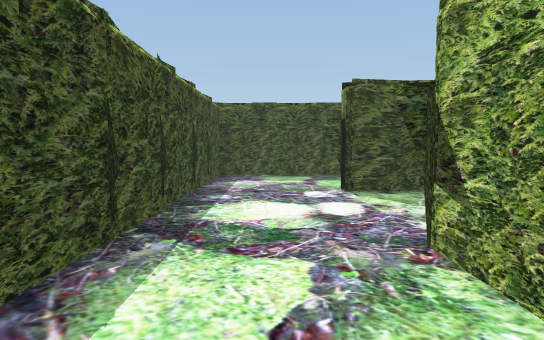
view 1 (above)

24 first-person views from a walk through a scene from a Unity 3-D project. The camera is 1.2 m above the floor, tilts 4° down and sees 75° across. The floor is counted in squares, 1 m on a side. Each view is taken from the middle of a square. On the plan, view 1 faces up. The plan holds only what a view shows up to about 14 squares ahead; the rest is blank. The place goes on beyond the plan. The player is left out.

view 2
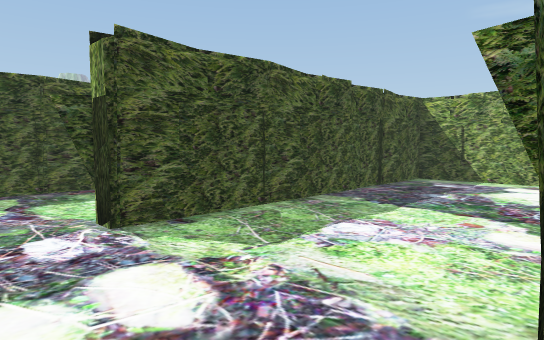

view 3
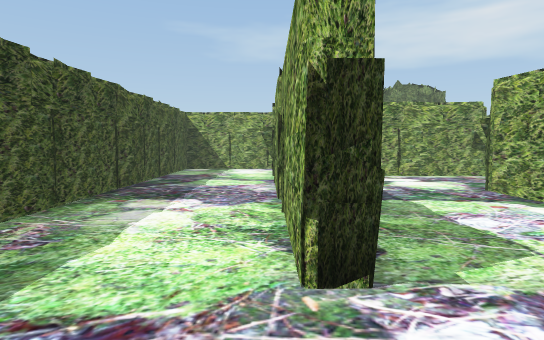

view 4
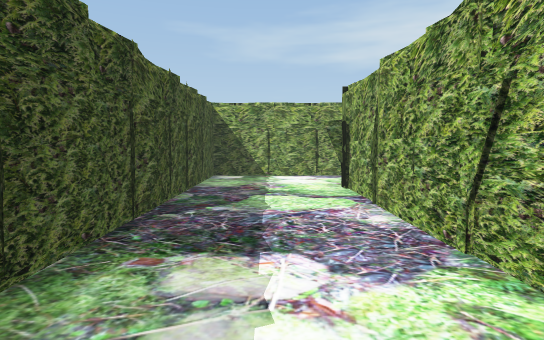

view 5
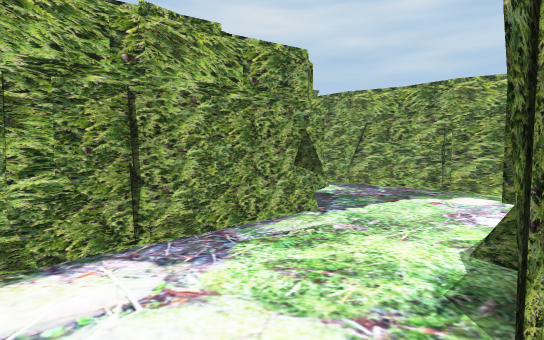

view 6
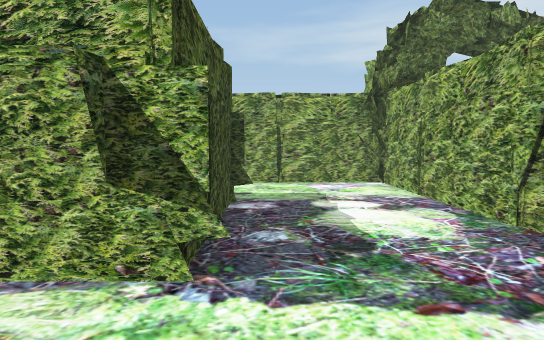

view 7
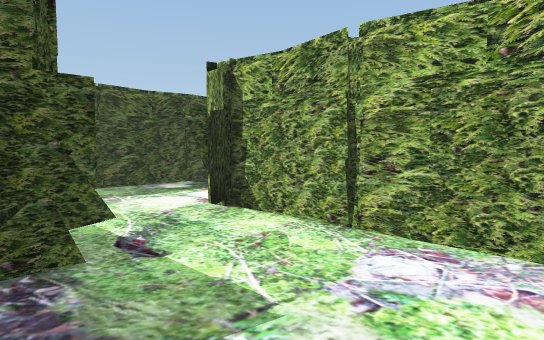

view 8
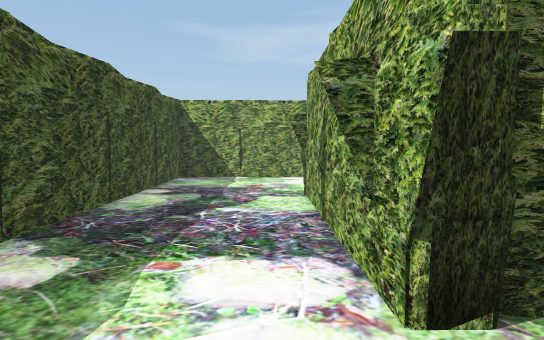

view 9
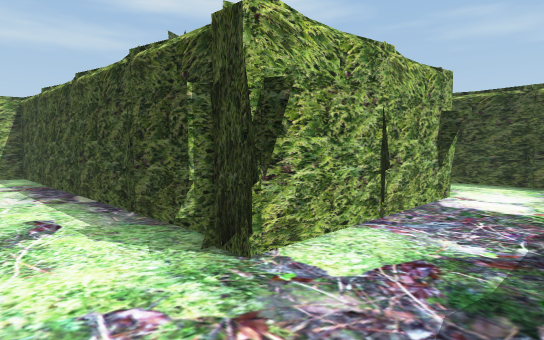

view 10
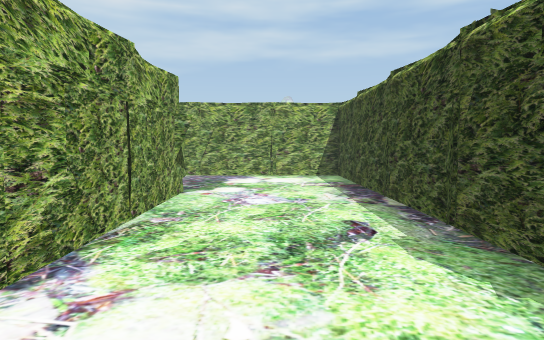

view 11
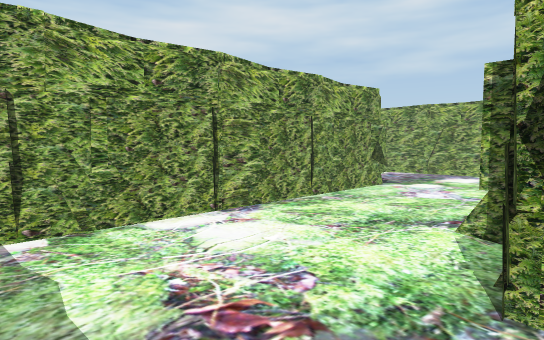

view 12
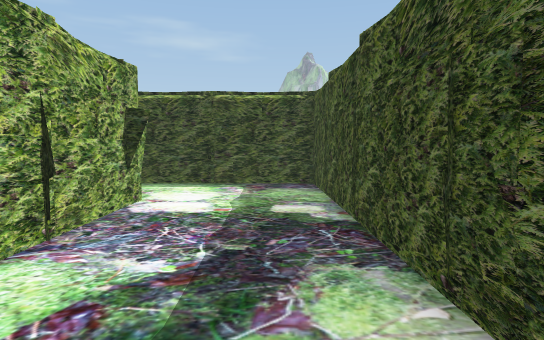

view 13
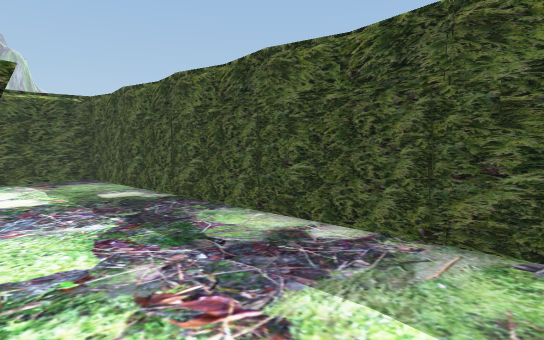

view 14
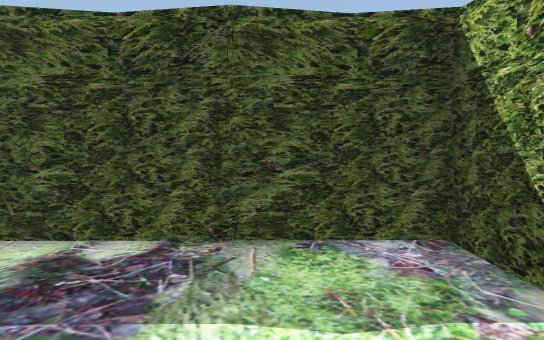

view 15
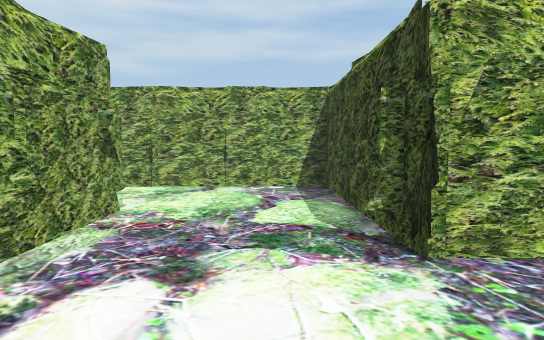

view 16
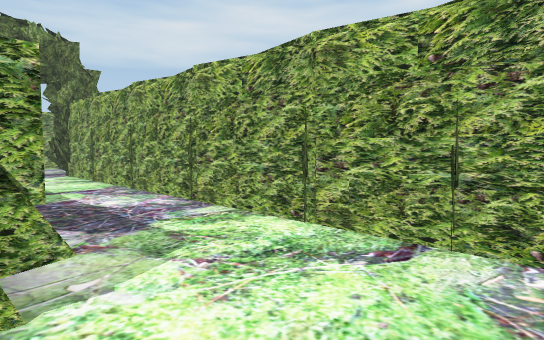

view 17
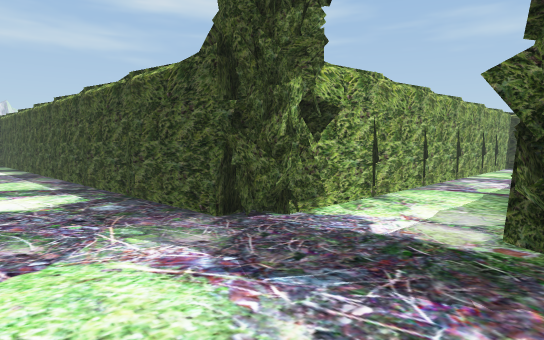

view 18
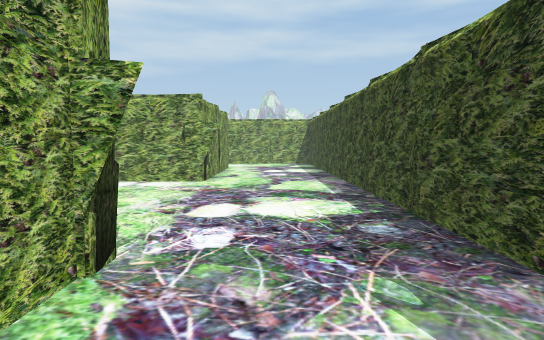

view 19
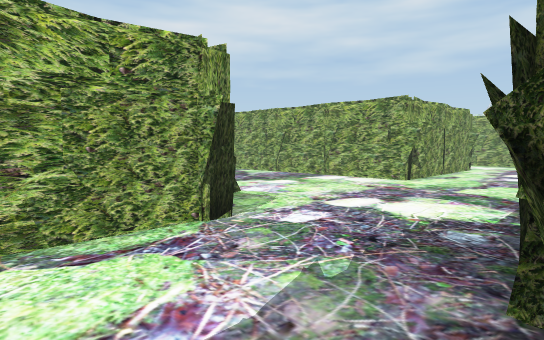

view 20
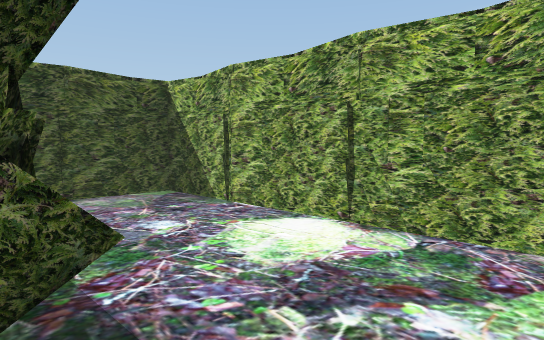

view 21
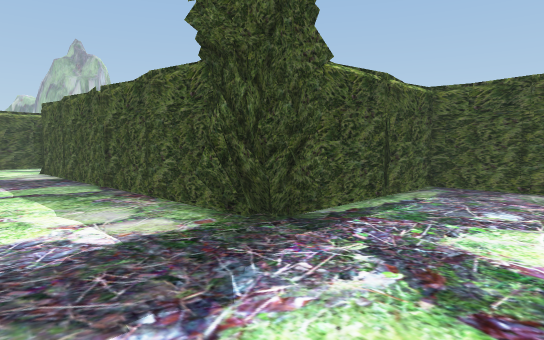

view 22
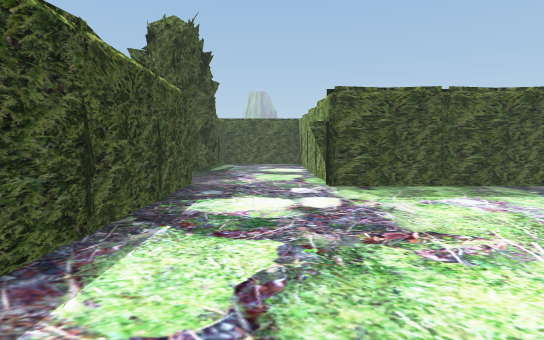

view 23
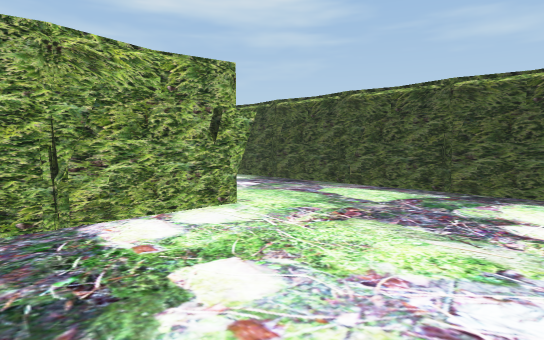

view 24
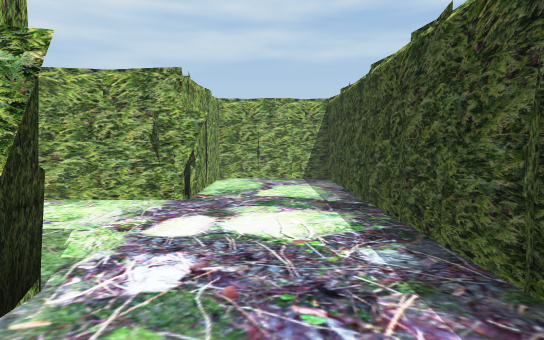

### Floor plan
Key: @ floor where view 1 was taken; # wall or solid block; . floor; = window, fence, low wall or low ledge; O other object.
Columns run from 3 left of view 1 to 36 right of it. Each row starts with its distance up from view 1.
 15         OO OOO  OO
 14  #  O##OOOO#O#OOO#O#O   O          ###O#
 13  O..................O   O##OO#OO#OO#OOOO
 12  #..................#O   O.............#
 11  O..................O   O#.............#
 10  #...O##O#OOO#O##...#O  O#.............#
  9  #...#O####O#OOOO...#O   #..O#O#O##O...O
  8  O..............#...O    O..OO....O....O
  7 O#..............#...OOO###..O#....#....#
  6 OO..............O...........O#....#....O
  5 O#..............#...........O#....O....O
  4 O#...#O####O....# ..........OO....#....#
  3  O...O     O....O ..........##....#....O
  2  #...#     #....#O##O##O###O###...#....O
  1  #...#     #................##=...#.....
  0 OO.@.O     O......................O.....
 -1  O##O#O    #......................O.....
 -2            ###O#OO#OO###O##O##....#.....
 -3            OO  O  O OO O OO  #....OO  #O
 -4                              #....O#OOO#
 -5                              O .........
 -6                              #O.........
 -7                              OO........
 -8                              #O.........
 -9                              #O.........
-10                              OO.........
-11                              #O........
-12                              #O...O##OO
-13                              OO...O
-14                              #O...#O

Where each view was taken, in squares from view 1:
view 1: 0 up, 0 right, facing up
view 2: 4 up, 0 right, facing up-right
view 3: 10 up, 1 left, facing right
view 4: 12 up, 3 right, facing right
view 5: 12 up, 13 right, facing down-right
view 6: 6 up, 14 right, facing right
view 7: 3 up, 21 right, facing up-right
view 8: 10 up, 23 right, facing right
view 9: 12 up, 34 right, facing down-left
view 10: 11 up, 34 right, facing down
view 11: 12 up, 31 right, facing down-right
view 12: 12 up, 33 right, facing left
view 13: 9 up, 35 right, facing up-left
view 14: 9 up, 34 right, facing up
view 15: 8 up, 10 right, facing down
view 16: 2 up, 10 right, facing down-right
view 17: 2 up, 30 right, facing down-left
view 18: 0 up, 29 right, facing down
view 19: 0 up, 26 right, facing down-right
view 20: 0 up, 26 right, facing up-right
view 21: 2 down, 30 right, facing up-left
view 22: 14 down, 29 right, facing up
view 23: 6 down, 36 right, facing down-left
view 24: 12 up, 0 right, facing down
